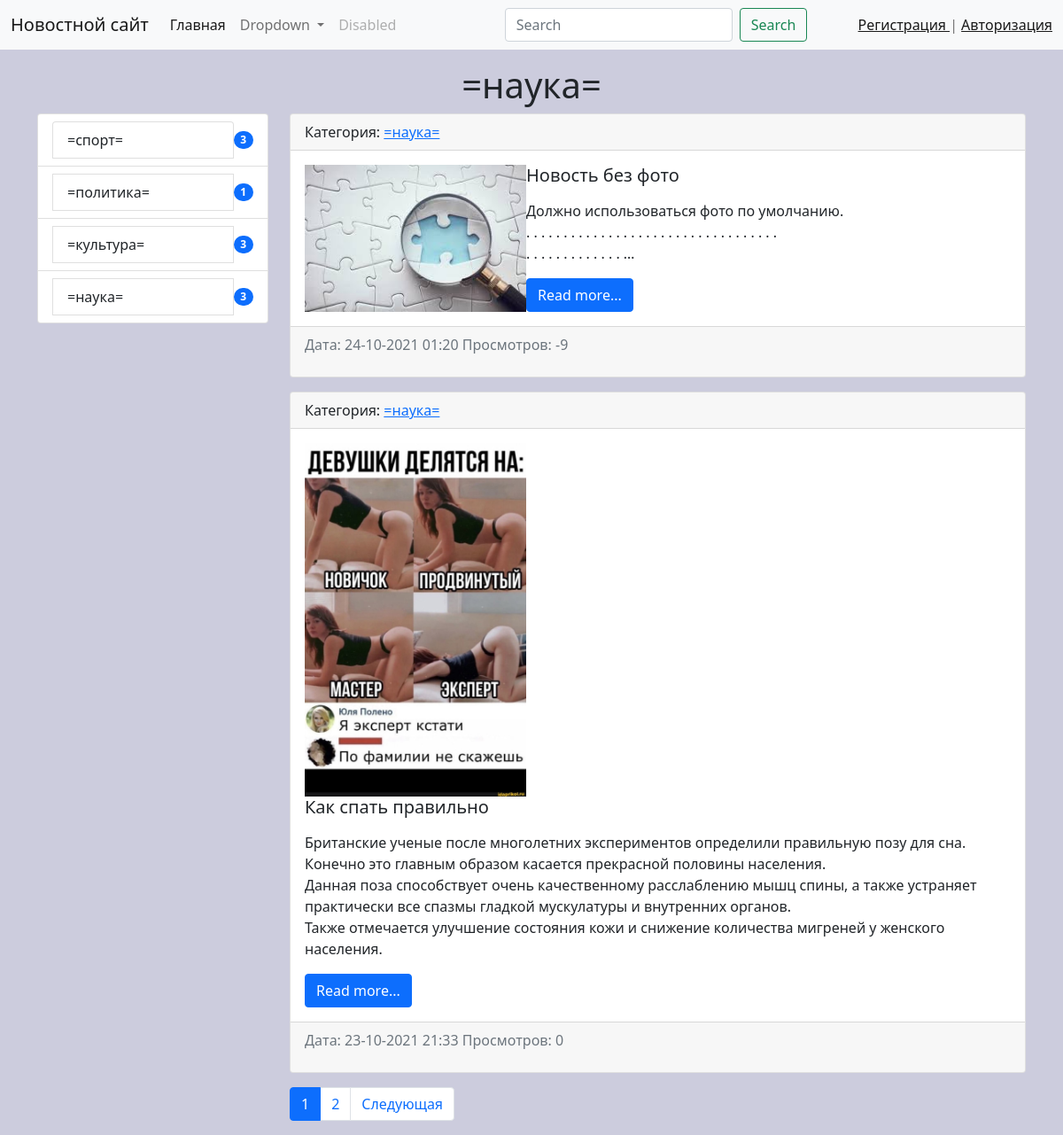
/category/4/, run on an earlier commit of the app's database.
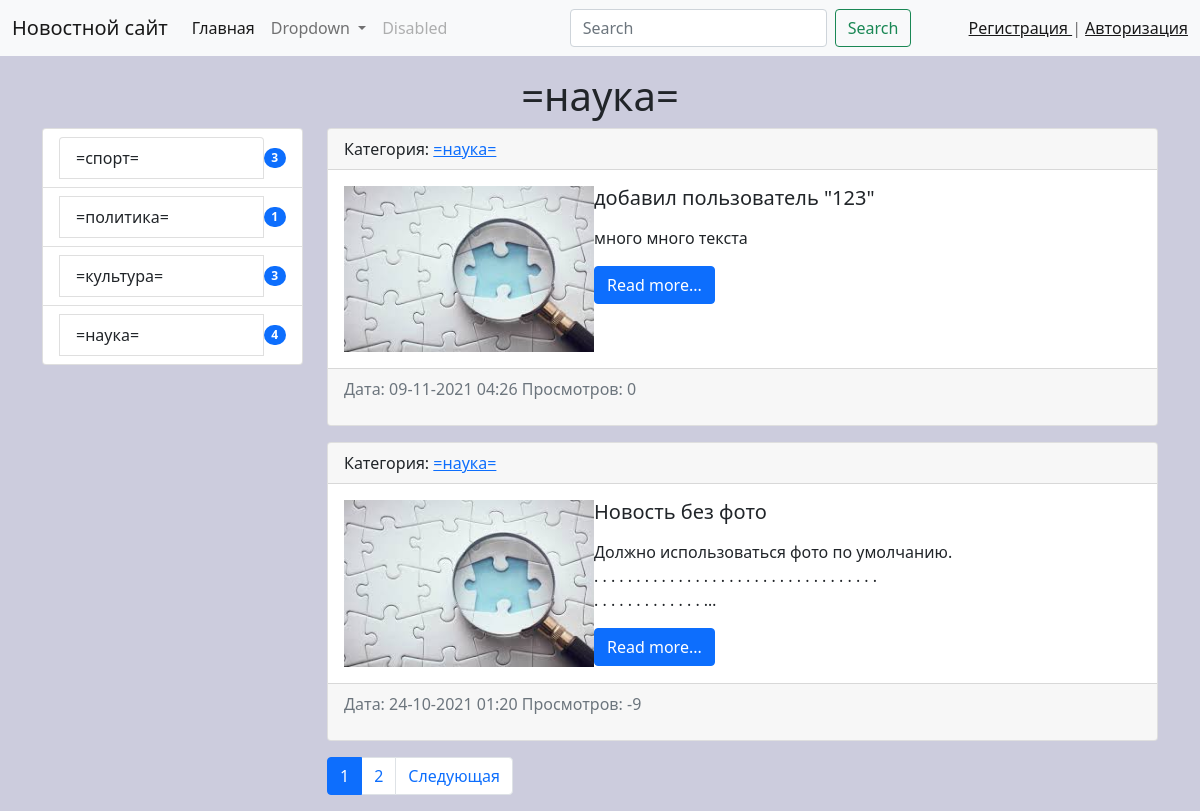
And on a later commit of the database.
### news/models.py (models this page shows, shortened)
class Category(models.Model):
    title = models.CharField(max_length=150, db_index=True,verbose_name='Наименование категории')
    def get_absolute_url(self):
        return reverse('category', kwargs={'category_id': self.pk})
    def __str__(self):
        return self.title
    class Meta:
        verbose_name = 'категория'
        verbose_name_plural = 'категории'
        ordering = ['title']

class News(models.Model):
    title = models.CharField('Заголовок', max_length=150)
    content = models.TextField('контент', blank=True)
    created_at = models.DateTimeField('Дата создания', auto_now_add=True)
    updated_at = models.DateTimeField('Дата изменения', auto_now=True)
    photo = models.ImageField('фото', upload_to='photos/%Y/%m/%d', blank=True)
    is_published = models.BooleanField('опубликовать', default=True)
    category = models.ForeignKey('Category', on_delete=models.PROTECT, null=True, verbose_name='Категория')
    views = models.IntegerField(default=0, verbose_name='Просмотры')
    def get_absolute_url(self):
        return reverse('view_news', kwargs={'pk': self.pk})
    class Meta:
        verbose_name = "Новость"
        verbose_name_plural = "Новости"
        ordering = ['-created_at']

### news/views.py (the view)
# urls.py: path('category/<int:category_id>/', NewsByCategory.as_view(), name='category'),
class NewsByCategory(ListView):
    model = News
    template_name = 'news/home_news_list.html'
    context_object_name = 'news'
    allow_empty = False
    paginate_by = 2
    def get_queryset(self):
        return News.objects.filter(category_id=self.kwargs['category_id'], is_published=True).select_related('category')
    def get_context_data(self, *, object_list=None, **kwargs):
        context = super().get_context_data(**kwargs)
        context['title'] = Category.objects.get(pk=self.kwargs['category_id'])
        return context

### news/templatetags/news_tags.py (called while the page is built)
@register.inclusion_tag('news/list_categories.html')
def show_categories():
    categories = Category.objects.annotate(cnt=Count('news', filter=F('news__is_published'))).filter(cnt__gt=0)
    return {"categories": categories}

### news/templates/news/home_news_list.html (shortened to what this page needs)
{% extends 'base.html' %}
{% load static %}
{% block sidebar %}
{% include 'inc/_sidebar.html' %}
{% endblock %}
{% block content %}
{% for item in news %}
<div class="card mb-3">
    <div class="card-header">
        Категория: <a href="{{ item.category.get_absolute_url }}">{{ item.category }}</a>
    </div>
    <div class="card-body">
        <div class="media">
            {% if item.photo %}
            <img src="{{ item.photo.url }}" alt="" width="250" class="mr-3">
            {% else %}
            <img src={% static '/img/no_images.jpg' %} alt="" class="float-md-start mr-3" width="250">
            {% endif %}
            <div class="media-body">
                <h5 class="card-title">{{ item.title }}</h5>
                <p class="card-text">{{ item.content|safe|linebreaks|truncatewords:50 }}</p>
                <a href="{{ item.get_absolute_url }}" class="btn btn-primary">Read more...</a>
            </div>
        </div>
    </div>
    <div class="card-footer text-muted">
        <p>Дата: {{ item.created_at|date:"d-m-Y H:i" }}      <span >  Просмотров: {{ item.views}}  </span></p>
    </div>
</div>
{% endfor %}
{% endblock %}

### templates/base.html (shortened to what this page needs)
<!doctype html>
{% load static %}
<html lang="en">
<head>
    <link rel="stylesheet" href="{% static 'bootstrap/css/bootstrap.min.css' %}">
    <link rel="stylesheet" href="{% static 'css/style.css' %}">
</head>
<body>
{% include 'inc/_nav.html' %}
<div class="container mt-3">
    <h1 align="center">{{ title }}</h1>
        <div class="row">
            <div class="col-md-3">
                {% block sidebar %} SIDEBAR {% endblock%}
            </div>
            <div class="col-md-9">
                {% block content %} CONTENT {% endblock%}
                {% if page_obj.has_other_pages %}
                <nav aria-label="...">
                    <ul class="pagination">
                    {% for p in page_obj.paginator.page_range %}
                    {% if page_obj.number == p %}
                        <li class="page-item active" aria-current="page">
                        <a class="page-link" href="?page={{ p }}"> {{ p }} </a>
                        </li>
                    {% elif p > page_obj.number|add:-3 and p < page_obj.number|add:3 %}
                        <li class="page-item">
                            <a class="page-link" href="?page={{ p }}"> {{ p }} </a>
                        </li>
                    {% endif %}
                    {% endfor %}
                        {% if page_obj.has_next %}
                        <li class="page-item">
                        <a class="page-link" href="?page={{ page_obj.next_page_number }}" tabindex="-1"> Следующая </a>
                        </li>
                    {% endif%}
                    </ul>
                </nav>
                {% endif %}
            </div>
        </div>
    </div>
</body>
</html>

### templates/inc/_nav.html (shortened to what this page needs)
    <nav class="navbar navbar-expand-lg navbar-light bg-light">
      <div class="container-fluid">
        <a class="navbar-brand" href="{% url 'home' %}">Новостной сайт</a>
        <div class="collapse navbar-collapse" id="navbarSupportedContent">
          <ul class="navbar-nav me-auto mb-2 mb-lg-0">
            <li class="nav-item">
              <a class="nav-link active" aria-current="page" href="{% url 'home' %}">Главная</a>
            </li>
            <li class="nav-item dropdown">
              <a class="nav-link dropdown-toggle" href="#" id="navbarDropdown" role="button" data-bs-toggle="dropdown" aria-expanded="false">
                Dropdown
              </a>
            </li>
            <li class="nav-item">
              <a class="nav-link disabled" href="#" tabindex="-1" aria-disabled="true">Disabled</a>
            </li>
          </ul>
          <form class="d-flex mx-auto">
            <input class="form-control me-2" type="search" placeholder="Search" aria-label="Search">
            <button class="btn btn-outline-success" type="submit">Search</button>
          </form>
            <span class="navbar-text ">
                {% if request.user.is_authenticated %}
                Добро пожаловать, {{ user.username }} | <a href="{% url 'logout' %}">Выход</a>
                {% else %}
                <a href="{% url 'register' %}"> Регистрация </a> | <a href="{% url 'login' %}"> Авторизация </a>
                {% endif %}
            </span>
        </div>
      </div>
    </nav>

### templates/inc/_sidebar.html
{% load news_tags %}
{% show_categories %}

### news/templates/news/list_categories.html
<div class="list-group">
    {% for item in categories %}
    <li class="list-group-item d-flex justify-content-between align-items-center">
    <a href="{{ item.get_absolute_url }}" class="list-group-item list-group-item-action"> {{ item.title }} </a>
    <span class="badge bg-primary rounded-pill">{{ item.cnt }}</span>
    </li>
    {% endfor %}
</div>

### mysite/static/css/style.css (style rules this page uses)
body { background-color: #ccd; }

What changed in the data, as far as the page shows it:
no longer on this page (row unchanged): News: category "=наука=", photo (picture), title "Как спать правильно", content "Британские ученые после многолетних экспериментов определили правильную позу для сна. Конечно это главным образом касается прекрасной половины населения. Данная поза способствует очень качественному расслаблению мышц спины, а также устраняет практически все спазмы гладкой мускулатуры и внутренних органов. Также отмечается улучшение состояния кожи и снижение количества мигреней у женского населения.", created_at "23-10-2021 21:33", views "0"
computed for Category "=наука=": cnt "3" → "4"
added News: category "=наука=", title "добавил пользователь \"123\"", content "много много текста", created_at "09-11-2021 04:26", views "0"
